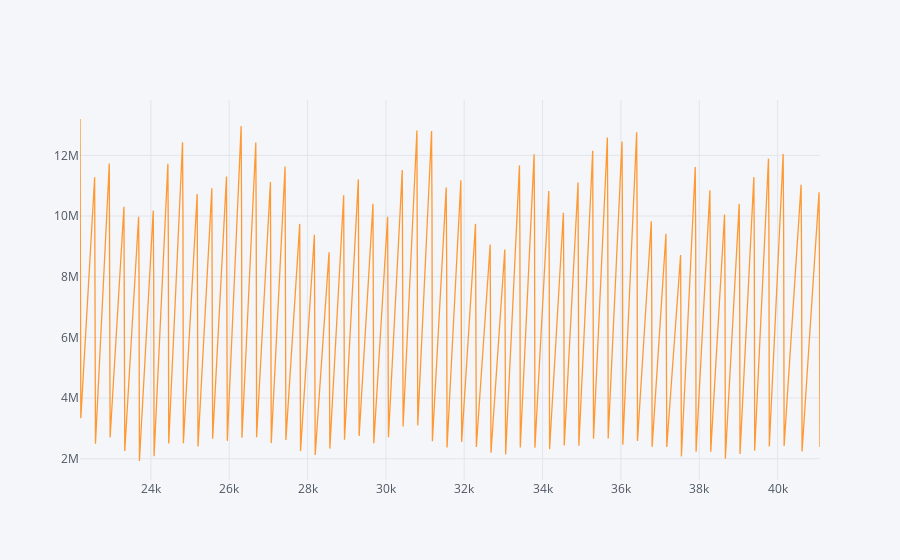

Here is the notebook cell this chart was saved with:
### Code cell
#command to display graphics correctly in a Jupyter notebook
#selecting one column of data: "Age (years)"
values = df_less3[['VALUE']]
values

#use iplot() function to create a simeple line graph
#note - x axis are indices (row names)
values.iplot()

### Figure 1 — Plotly figure (JSON) as saved in the notebook; plotly's stock layout.template omitted (floating-point values rounded to 4 significant figures; data arrays with more than 128 entries replaced by an {"elided": "..."} marker saying what was removed)
{"data": [{"line": {"color": "rgba(255, 153, 51, 1.0)", "dash": "solid", "shape": "linear", "width": 1.3}, "mode": "lines", "name": "VALUE", "text": "", "type": "scatter", "x": {"elided": "153 int values"}, "y": {"elided": "153 int values"}}], "layout": {"legend": {"bgcolor": "#F5F6F9", "font": {"color": "#4D5663"}}, "paper_bgcolor": "#F5F6F9", "plot_bgcolor": "#F5F6F9", "title": {"font": {"color": "#4D5663"}}, "xaxis": {"gridcolor": "#E1E5ED", "showgrid": true, "tickfont": {"color": "#4D5663"}, "title": {"font": {"color": "#4D5663"}, "text": ""}, "zerolinecolor": "#E1E5ED"}, "yaxis": {"gridcolor": "#E1E5ED", "showgrid": true, "tickfont": {"color": "#4D5663"}, "title": {"font": {"color": "#4D5663"}, "text": ""}, "zerolinecolor": "#E1E5ED"}}}
